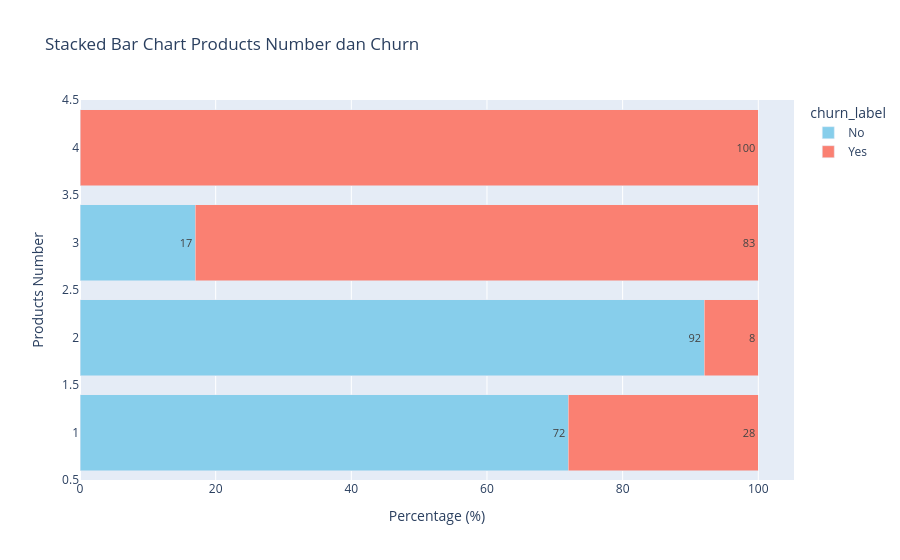

Source (notebook cell):
### Code cell
# Map 0/1 ke No/Yes untuk lebih readable
product_churn['churn_label'] = product_churn['churn'].map({0: 'No', 1: 'Yes'})

fig = px.bar(product_churn, 
             x='churn_percentage',  # Ini horizontal axis (nilai)
             y='products_number',  # Ini vertical axis (kategori)
             color='churn_label',
             color_discrete_map={'No': 'skyblue', 'Yes': 'salmon'},
             orientation='h',  # Horizontal orientation
             title='Stacked Bar Chart Products Number dan Churn', 
             text='churn_percentage',
             labels={'churn_percentage': 'Percentage (%)', 'products_number': 'Products Number'})

fig.update_layout(barmode='stack')  # 100% stacked
fig.update_traces(textposition='inside', textfont=dict(size=11))

fig.show()

### Figure 1 — Plotly figure (JSON) as saved in the notebook; plotly's stock layout.template omitted (floating-point values rounded to 4 significant figures)
{"data": [{"hovertemplate": "churn_label=No<br>Percentage (%)=%{text}<br>Products Number=%{y}<extra></extra>", "legendgroup": "No", "marker": {"color": "skyblue", "pattern": {"shape": ""}}, "name": "No", "orientation": "h", "showlegend": true, "text": [72.0, 92.0, 17.0], "textfont": {"size": 11}, "textposition": "inside", "type": "bar", "x": [72.0, 92.0, 17.0], "xaxis": "x", "y": [1, 2, 3], "yaxis": "y"}, {"hovertemplate": "churn_label=Yes<br>Percentage (%)=%{text}<br>Products Number=%{y}<extra></extra>", "legendgroup": "Yes", "marker": {"color": "salmon", "pattern": {"shape": ""}}, "name": "Yes", "orientation": "h", "showlegend": true, "text": [28.0, 8.0, 83.0, 100.0], "textfont": {"size": 11}, "textposition": "inside", "type": "bar", "x": [28.0, 8.0, 83.0, 100.0], "xaxis": "x", "y": [1, 2, 3, 4], "yaxis": "y"}], "layout": {"barmode": "stack", "legend": {"title": {"text": "churn_label"}, "tracegroupgap": 0}, "title": {"text": "Stacked Bar Chart Products Number dan Churn"}, "xaxis": {"anchor": "y", "domain": [0, 1], "title": {"text": "Percentage (%)"}}, "yaxis": {"anchor": "x", "domain": [0, 1], "title": {"text": "Products Number"}}}}
